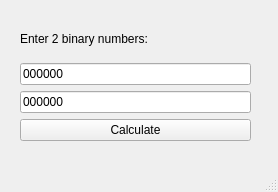
<?xml version="1.0" encoding="UTF-8"?>
<ui version="4.0">
 <class>MainWindow</class>
 <widget class="QMainWindow" name="MainWindow">
  <property name="geometry">
   <rect>
    <x>0</x>
    <y>0</y>
    <width>278</width>
    <height>192</height>
   </rect>
  </property>
  <property name="windowTitle">
   <string>Main</string>
  </property>
  <widget class="QWidget" name="centralwidget">
   <widget class="QWidget" name="verticalLayoutWidget">
    <property name="geometry">
     <rect>
      <x>20</x>
      <y>20</y>
      <width>231</width>
      <height>121</height>
     </rect>
    </property>
    <layout class="QVBoxLayout" name="verticalLayout">
     <item>
      <widget class="QLabel" name="label">
       <property name="text">
        <string>Enter 2 binary numbers:</string>
       </property>
      </widget>
     </item>
     <item>
      <widget class="QLineEdit" name="firstNumBox">
       <property name="text">
        <string>000000</string>
       </property>
       <property name="maxLength">
        <number>6</number>
       </property>
      </widget>
     </item>
     <item>
      <widget class="QLineEdit" name="secondNumBox">
       <property name="text">
        <string>000000</string>
       </property>
       <property name="maxLength">
        <number>6</number>
       </property>
      </widget>
     </item>
     <item>
      <widget class="QPushButton" name="submitButton">
       <property name="text">
        <string>Calculate</string>
       </property>
      </widget>
     </item>
    </layout>
   </widget>
  </widget>
  <widget class="QMenuBar" name="menubar">
   <property name="geometry">
    <rect>
     <x>0</x>
     <y>0</y>
     <width>278</width>
     <height>23</height>
    </rect>
   </property>
  </widget>
  <widget class="QStatusBar" name="statusbar"/>
 </widget>
 <resources/>
 <connections/>
</ui>
